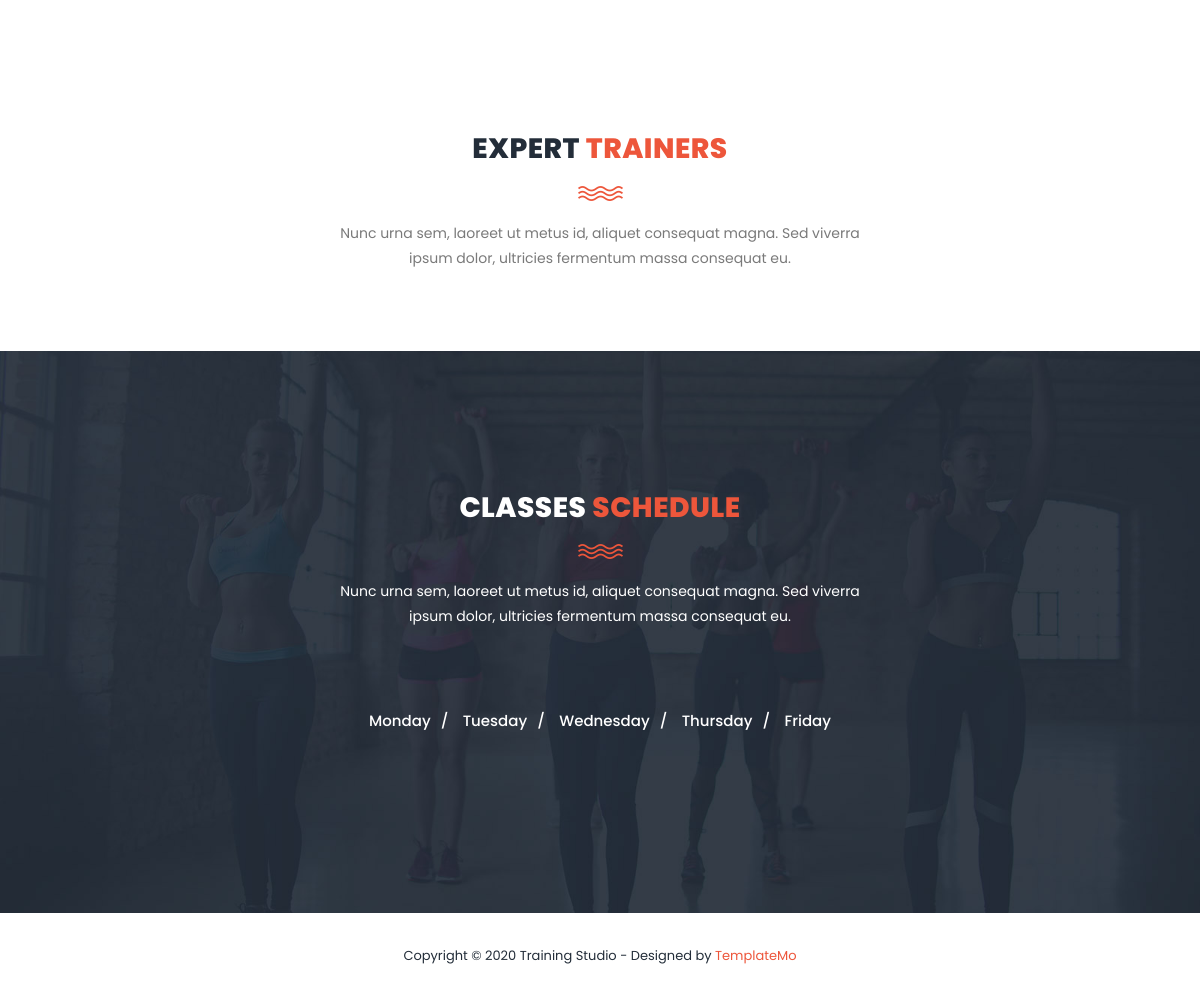
/schedule/ (lower part), run on an earlier commit of the app's database.
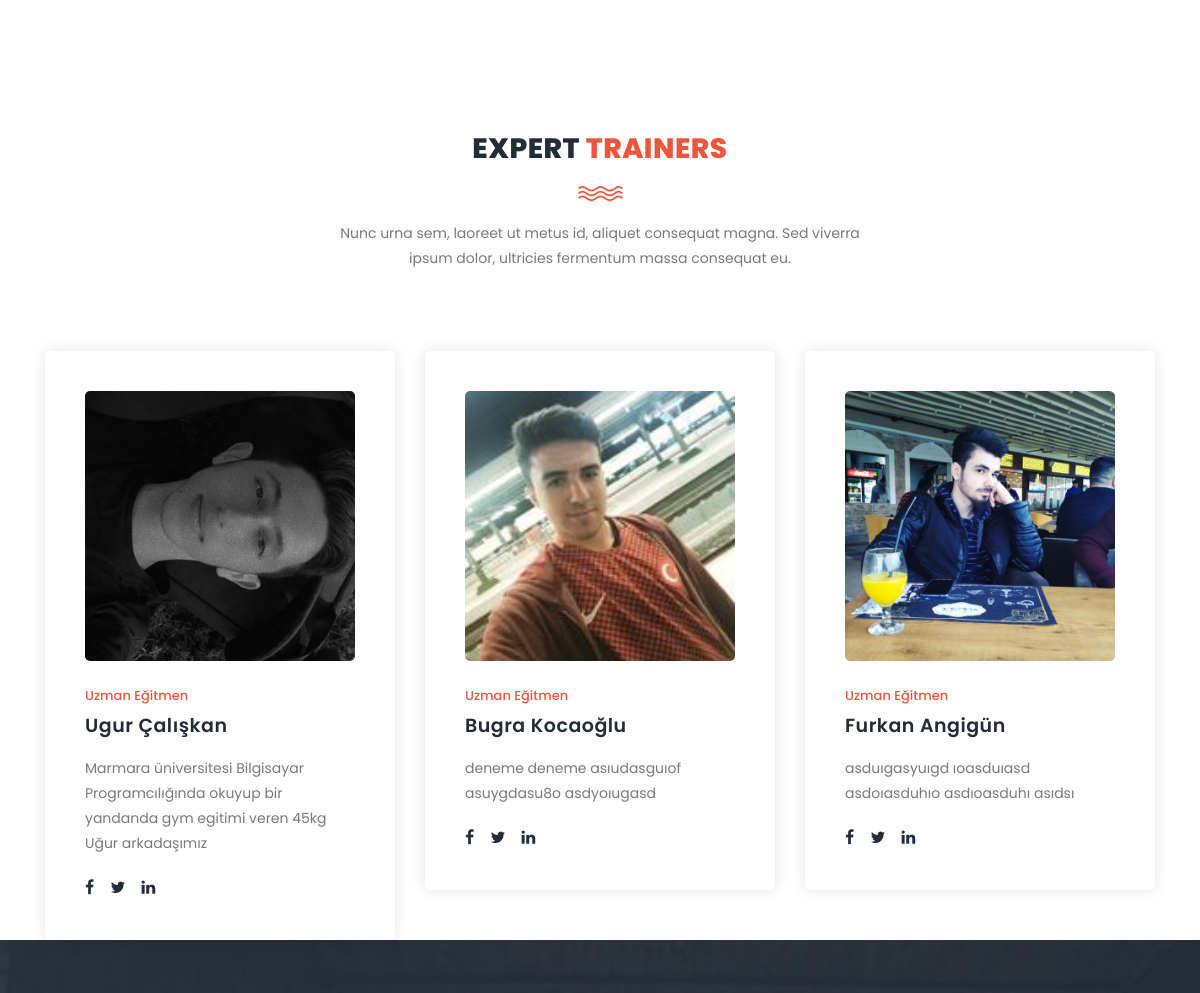
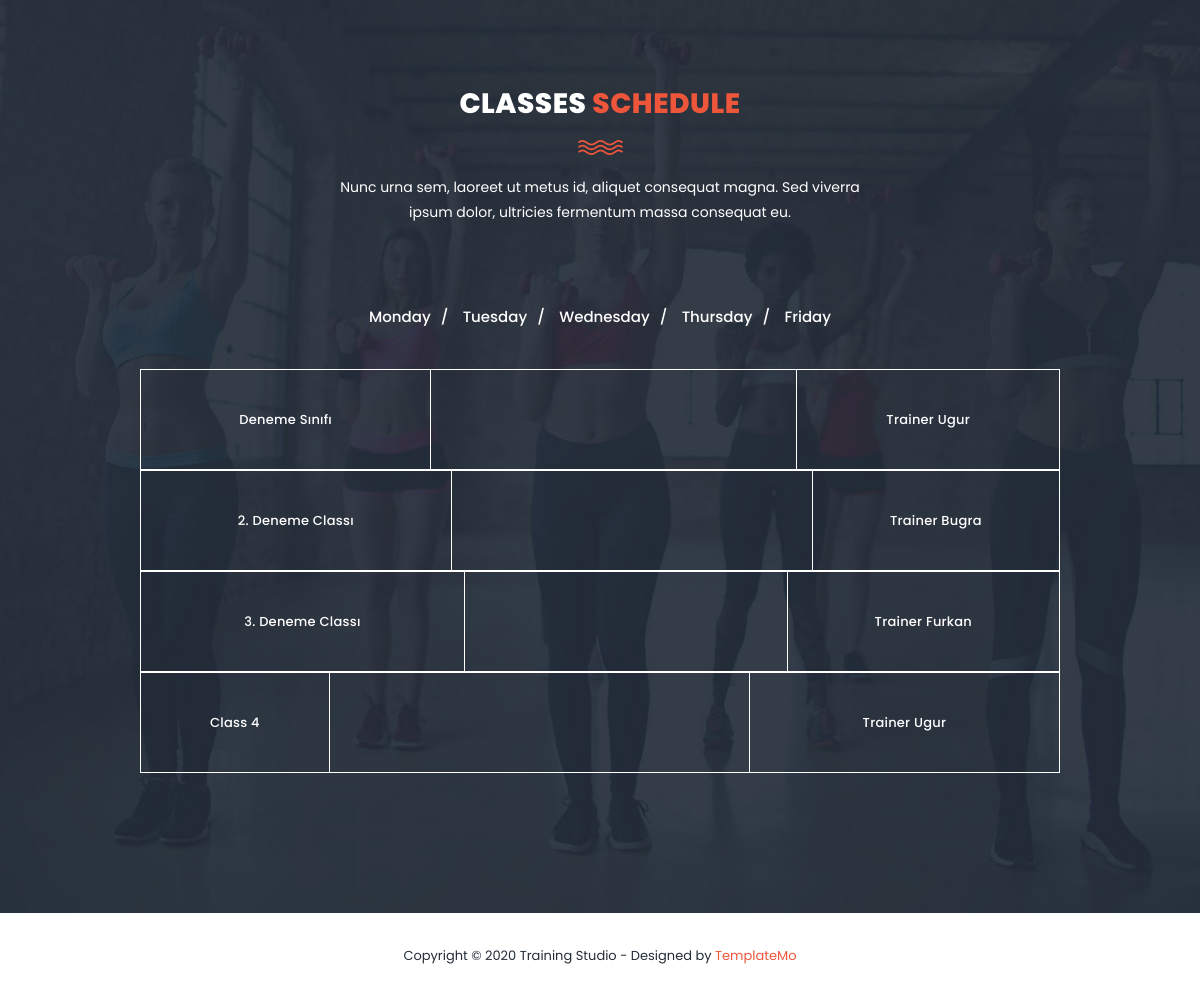
And on a later commit of the database (2 pictures, top to bottom).
### movie/models.py (models this page shows, shortened)
class Trainer(models.Model):
    Trainer_id = models.IntegerField(primary_key = True)
    Trainer_name = models.CharField(max_length=100)
    Trainer_lastname = models.CharField(max_length=350)
    Trainer_img = models.ImageField(upload_to='movie/static/images')
    Trainer_desc = models.CharField(max_length=160)
    Person_email = models.ForeignKey(Person,on_delete=models.CASCADE, null = True)
    Trainer_fb = models.URLField(null=True, blank=True)
    Trainer_tw = models.URLField(null=True, blank=True)
    Trainer_ln = models.URLField(null=True, blank=True)
    Trainer_type = models.CharField(max_length=20)
    def __str__(self):
        return self.Trainer_name

class Class(models.Model):
    Class_id = models.IntegerField(primary_key = True)
    Class_name = models.CharField(max_length=50)
    Class_desc = models.CharField(max_length=500)
    Class_dayOfTheWeek = models.IntegerField(choices=DAYS_OF_WEEK)
    Class_finishingtime = models.TimeField(verbose_name ='Time') #Sınıfın Bitiş Saati
    Class_beginningtime = models.TimeField(verbose_name ='Time') #Sınıfın Başlangıç Saati
    Class_img = models.ImageField(upload_to='movie/static/images')
    Program_id = models.ForeignKey(Program,on_delete=models.CASCADE, null = True)
    Trainer_name = models.ForeignKey(Trainer, null = True, on_delete=models.CASCADE)

### movie/views.py (the view)
# urls.py: path('schedule/', movieViews.schedule, name='schedule'),
def schedule(request):
    Classes = Class.objects.all()
    Trainers = Trainer.objects.all()
    return render(request, 'schedule.html', {"name":"schedule", 'Trainers':Trainers, 'Classes':Classes})

### movie/templates/schedule.html (shortened to what this page needs)
{% extends 'base.html' %}
{% block content %}
{% load static %}
<section class="section" id="schedule">
    <div class="container">
        <div class="row">
            <div class="col-lg-6 offset-lg-3">
                <div class="section-heading dark-bg">
                    <h2>Classes <em>Schedule</em></h2>
                    <img src="{% static 'images/line-dec.png' %}" alt="">
                    <p>Nunc urna sem, laoreet ut metus id, aliquet consequat magna. Sed viverra ipsum dolor, ultricies fermentum massa consequat eu.</p>
                </div>
            </div>
        </div>
        <div class="row">
            <div class="col-lg-12">
                <div class="filters">
                    <ul class="schedule-filter">
                        <li data-tsfilter="0">Monday</li>
                        <li data-tsfilter="1">Tuesday</li>
                        <li data-tsfilter="2">Wednesday</li>
                        <li data-tsfilter="3">Thursday</li>
                        <li data-tsfilter="4">Friday</li>
                    </ul>
                </div>
            </div>
            {%for Class in Classes %}
            <div class="col-lg-10 offset-lg-1">
                <div class="schedule-table filtering">
                    <table>
                        <tbody>
                            <tr>
                                <td class="day-time">{{Class.Class_name}}</td>
                                <td>Trainer {{Class.Trainer_name}}</td>
                            </tr>
                        </tbody>
                    </table>
                </div>
            </div>
            {%endfor%}
        </div>
    </div>
</section>
{% endblock %}

### movie/templates/base.html (shortened to what this page needs)
{% load static %}
<html lang="en">
  <head>
    <link rel="stylesheet" type="text/css" href="{% static 'css/bootstrap.min.css' %}">
    <link rel="stylesheet" type="text/css" href="{% static 'css/font-awesome.css' %}">
    <link rel="stylesheet" href="{% static 'css/templatemo-training-studio.css' %}">
    </head>
{% include 'header.html' %}
{% include 'testimonial.html' %}
{% block content %}
{% endblock %}
{% include 'footer.html' %}

### movie/templates/header.html (shortened to what this page needs)
{%load static%}
    <body>

### movie/templates/testimonial.html
{%load static%}
<section class="section" id="trainers">
    <div class="container">
        <div class="row">
            <div class="col-lg-6 offset-lg-3">
                <div class="section-heading">
                    <h2>Expert <em>Trainers</em></h2>
                    <img src="{% static 'images/line-dec.png' %}" alt="">
                    <p>Nunc urna sem, laoreet ut metus id, aliquet consequat magna. Sed viverra ipsum dolor, ultricies fermentum massa consequat eu.</p>
                </div>
            </div>
        </div>
        <div class="row">
            {% for Trainer in Trainers %}
            <div class="col-lg-4">
                <div class="trainer-item">
                    <div class="image-thumb">
                        <img src={{Trainer.Trainer_img.url}} alt="">
                    </div>
                    <div class="down-content">
                        <span>{{Trainer.Trainer_type}}</span>
                        <h4>{{Trainer.Trainer_name}} {{Trainer.Trainer_lastname}}</h4>
                        <p>{{Trainer.Trainer_desc}}</p>
                        <ul class="social-icons">
                            <li><a href="{{Trainer.Trainer_fb}}"><i class="fa fa-facebook"></i></a></li>
                            <li><a href="{{Trainer.Trainer_tw}}"><i class="fa fa-twitter"></i></a></li>
                            <li><a href="{{Trainer.Trainer_ln}}"><i class="fa fa-linkedin"></i></a></li>
                        </ul>
                    </div>
                </div>
            </div>
            {%endfor%}
        </div>
    </div>
</section>

### movie/templates/footer.html
{%load static%}
<footer>
    <div class="container">
        <div class="row">
            <div class="col-lg-12">
                <p>Copyright &copy; 2020 Training Studio
                - Designed by <a rel="nofollow" href="https://templatemo.com" class="tm-text-link" target="_parent">TemplateMo</a></p>
            </div>
        </div>
    </div>
</footer>

### movie/static/css/templatemo-training-studio.css (style rules this page uses)
html, body, div, span, applet, object, iframe, h1, h2, h3, h4, h5, h6, p, blockquote, div pre, a, abbr, acronym, address, big, cite, code, del, dfn, em, font, img, ins, kbd, q, s, samp, small, strike, strong, sub, sup, tt, var, b, u, i, center, dl, dt, dd, ol, ul, li, figure, header, nav, section, article, aside, footer, figcaption { margin: 0; padding: 0; border: 0; outline: 0; }
ul, li { padding: 0; margin: 0; list-style: none; }
header, nav, section, article, aside, footer, hgroup { display: block; }
* { box-sizing: border-box; }
html, body { font-family: 'Poppins', sans-serif; font-weight: 400; background-color: #fff; font-size: 16px; -ms-text-size-adjust: 100%; -webkit-font-smoothing: antialiased; -moz-osx-font-smoothing: grayscale; }
a { text-decoration: none !important; }
h1, h2, h3, h4, h5, h6 { margin-top: 0px; margin-bottom: 0px; }
ul { margin-bottom: 0px; }
p { font-size: 14px; line-height: 25px; color: #7a7a7a; }
html, body { background: #fff; font-family: 'Poppins', sans-serif; }
.section-heading { text-align: center; margin-top: 140px; margin-bottom: 80px; }
.section-heading h2 { font-size: 28px; font-weight: 800; color: #232d39; text-transform: uppercase; letter-spacing: 0.5px; margin-top: 0px; margin-bottom: 0px; }
.section-heading h2 em { font-style: normal; color: #ed563b; }
.section-heading img { margin: 20px auto; }
.dark-bg h2 { color: #fff; }
.dark-bg p { color: #fff; }
#schedule { padding: 0px 0px 140px 0px; background-image: url(../images/schedule-bg.jpg); background-position: center center; background-repeat: no-repeat; background-size: cover; }
#schedule table { width: 100%; text-align: center; border: 1px solid #fff; }
#schedule table tbody { border-top: 1px solid #fff; }
#schedule table tbody tr { border-bottom: 1px solid #fff; }
#schedule table tbody tr td { border-right: 1px solid #fff; height: 100px; }
#schedule table tr td { color: #fff; font-size: 13px; text-transform: capitalize; font-weight: 500; letter-spacing: 0.25px; }
#schedule .filters { margin-bottom: 40px; }
#schedule .filters ul { padding: 0; text-align: center; }
#schedule .filters ul li { list-style: none; display: inline; cursor: pointer; position: relative; margin-right: 10px; font-size: 15px; font-weight: 500; color: #fff; text-transform: capitalize; -webkit-transition: all 0.3s ease-in-out; -moz-transition: all 0.3s ease-in-out; -o-transition: all 0.3s ease-in-out; -ms-transition: all 0.3s ease-in-out; transition: all 0.3s ease-in-out; }
#schedule .filters ul li:after { content: "/"; margin-left: 10px; color: #fff; }
#schedule .filters ul li:last-child { margin-right: 0px; }
#schedule .filters ul li:last-child::after { display: none; }
#trainers .trainer-item { background-color: #fff; border-radius: 5px; box-shadow: 0px 0px 15px rgba(0,0,0,0.1); padding: 40px; }
#trainers .trainer-item img { width: 100%; border-radius: 5px; }
#trainers .trainer-item span { font-size: 13px; font-weight: 500; color: #ed563b; display: inline-block; margin-top: 25px; margin-bottom: 10px; }
#trainers .trainer-item h4 { font-size: 19px; font-weight: 600; color: #232d39; letter-spacing: 0.5px; margin-bottom: 18px; }
#trainers .trainer-item p { margin-bottom: 20px; }
#trainers .trainer-item ul.social-icons li { display: inline-block; margin-right: 12px; }
#trainers .trainer-item ul.social-icons li:last-child { margin-right: 0px; }
#trainers .trainer-item ul.social-icons li a { color: #232d39; transition: all .3s; }
footer { text-align: center; padding: 30px 0px; }
footer p { color: #232d39; font-size: 13px; }
footer p a { cursor: pointer; color: #ed563b; }

What changed in the data, as far as the page shows it:
added Trainer: Trainer_img (picture), Trainer_type "Uzman Eğitmen", Trainer_name "Ugur", Trainer_lastname "Çalışkan", Trainer_desc "Marmara üniversitesi Bilgisayar Programcılığında okuyup bir yandanda gym egitimi veren 45kg Uğur arkadaşımız"
added Trainer: Trainer_img (picture), Trainer_type "Uzman Eğitmen", Trainer_name "Bugra", Trainer_lastname "Kocaoğlu", Trainer_desc "deneme deneme asıudasguıof asuygdasu8o asdyoıugasd"
added Trainer: Trainer_img (picture), Trainer_type "Uzman Eğitmen", Trainer_name "Furkan", Trainer_lastname "Angigün", Trainer_desc "asduıgasyuıgd ıoasduıasd asdoıasduhıo asdıoasduhı asıdsı"
added Class: Class_name "Deneme Sınıfı", Trainer_name "Ugur"
added Class: Class_name "2. Deneme Classı", Trainer_name "Bugra"
added Class: Class_name "3. Deneme Classı", Trainer_name "Furkan"
added Class: Class_name "Class 4", Trainer_name "Ugur"
